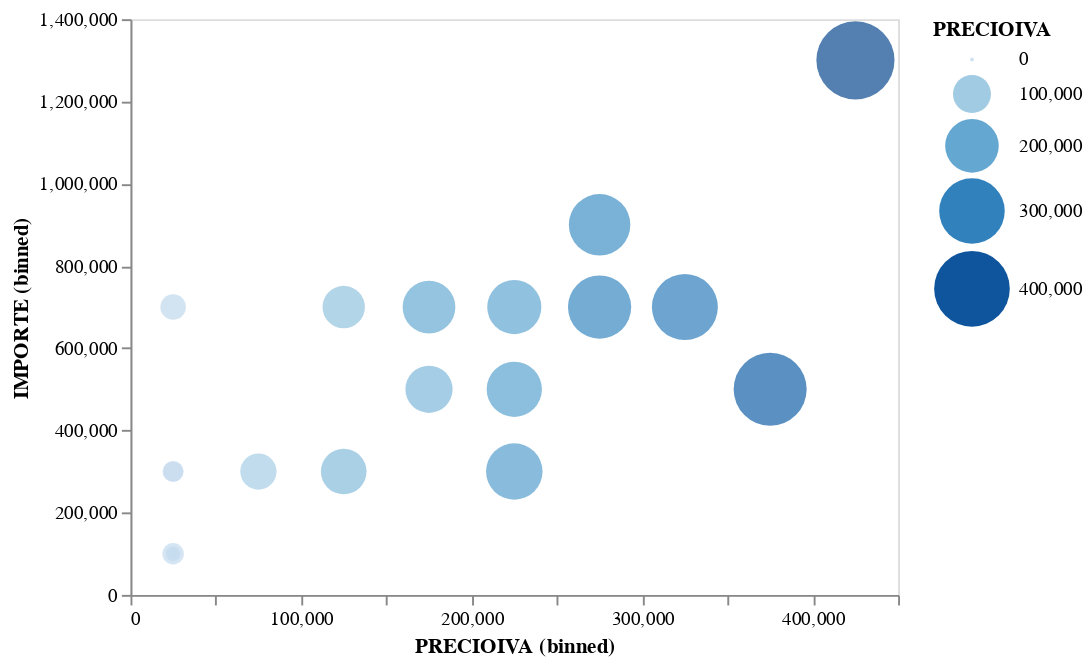

The notebook cell saved with this chart:
### Code cell
alt.Chart(agruparcliente).mark_circle().encode(
  alt.X("PRECIOIVA", bin=True),
  alt.Y("IMPORTE", bin=True),
  color="PRECIOIVA",
  size="PRECIOIVA",
  ).interactive()

### Figure 1 — Vega-Lite specification as saved in the notebook (floating-point values rounded to 4 significant figures)
{"config": {"view": {"continuousWidth": 400, "continuousHeight": 300}}, "data": {"name": "data-b297494946b0960110878bc12814c011"}, "mark": "circle", "encoding": {"color": {"field": "PRECIOIVA", "type": "quantitative"}, "size": {"field": "PRECIOIVA", "type": "quantitative"}, "x": {"bin": true, "field": "PRECIOIVA", "type": "quantitative"}, "y": {"bin": true, "field": "IMPORTE", "type": "quantitative"}}, "selection": {"selector001": {"type": "interval", "bind": "scales", "encodings": ["x", "y"]}}, "$schema": "https://vega.github.io/schema/vega-lite/v4.17.0.json", "datasets": {"data-b297494946b0960110878bc12814c011": [{"CANTIDAD": 85.0, "PRECIO": 337600.0, "IMPORTE": 795800.0, "PRECIOIVA": 279000.0}, {"CANTIDAD": 91.0, "PRECIO": 36460.0, "IMPORTE": 262700.0, "PRECIOIVA": 30130.0}, {"CANTIDAD": 49.0, "PRECIO": 151200.0, "IMPORTE": 648300.0, "PRECIOIVA": 124900.0}, {"CANTIDAD": 6.0, "PRECIO": 269200.0, "IMPORTE": 269200.0, "PRECIOIVA": 222500.0}, {"CANTIDAD": 81.0, "PRECIO": 234600.0, "IMPORTE": 652400.0, "PRECIOIVA": 193900.0}, {"CANTIDAD": 104.0, "PRECIO": 32550.0, "IMPORTE": 320800.0, "PRECIOIVA": 26900.0}, {"CANTIDAD": 41.0, "PRECIO": 187700.0, "IMPORTE": 474700.0, "PRECIOIVA": 155100.0}, {"CANTIDAD": 77.0, "PRECIO": 368000.0, "IMPORTE": 617600.0, "PRECIOIVA": 304100.0}, {"CANTIDAD": 1.0, "PRECIO": 5000.0, "IMPORTE": 5000.0, "PRECIOIVA": 4132.0}, {"CANTIDAD": 38.0, "PRECIO": 257700.0, "IMPORTE": 485200.0, "PRECIOIVA": 213000.0}, {"CANTIDAD": 25.0, "PRECIO": 175300.0, "IMPORTE": 265300.0, "PRECIOIVA": 144900.0}, {"CANTIDAD": 46.0, "PRECIO": 247500.0, "IMPORTE": 703600.0, "PRECIOIVA": 204500.0}, {"CANTIDAD": 101.0, "PRECIO": 450500.0, "IMPORTE": 500100.0, "PRECIOIVA": 372300.0}, {"CANTIDAD": 48.0, "PRECIO": 54240.0, "IMPORTE": 723500.0, "PRECIOIVA": 44830.0}, {"CANTIDAD": 8.0, "PRECIO": 17730.0, "IMPORTE": 24170.0, "PRECIOIVA": 14650.0}, {"CANTIDAD": 106.0, "PRECIO": 110100.0, "IMPORTE": 213900.0, "PRECIOIVA": 91030.0}, {"CANTIDAD": 109.0, "PRECIO": 516100.0, "IMPORTE": 1242000.0, "PRECIOIVA": 426500.0}, {"CANTIDAD": 140.0, "PRECIO": 319000.0, "IMPORTE": 956800.0, "PRECIOIVA": 263600.0}, {"CANTIDAD": 13.0, "PRECIO": 10990.0, "IMPORTE": 21050.0, "PRECIOIVA": 9086.0}, {"CANTIDAD": 5.0, "PRECIO": 37900.0, "IMPORTE": 104800.0, "PRECIOIVA": 31320.0}]}}
